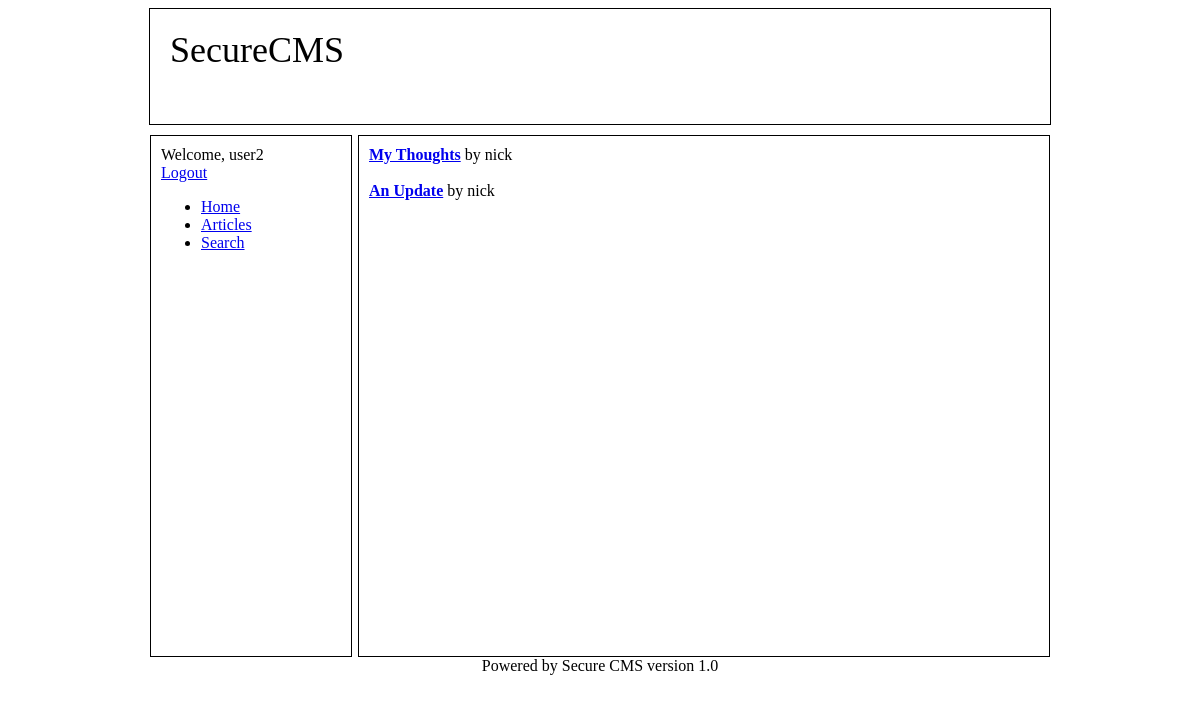
The page /index.php?page=articles (signed in) on the database its author committed.
### tables this page shows
CREATE TABLE `settings` (
  `site_name` varchar(64) NOT NULL,
  `welcome` blob NOT NULL
);

CREATE TABLE `article` (
  `id` int(11) NOT NULL AUTO_INCREMENT,
  `author_id` int(11) NOT NULL,
  `date` timestamp NOT NULL DEFAULT '0000-00-00 00:00:00' ON UPDATE CURRENT_TIMESTAMP,
  `title` varchar(128) NOT NULL,
  `content` blob NOT NULL,
  PRIMARY KEY (`id`)
);

CREATE TABLE `users` (
  `id` int(11) NOT NULL AUTO_INCREMENT,
  `user_name` varchar(64) NOT NULL,
  `password` varchar(64) NOT NULL,
  `join_date` timestamp NOT NULL DEFAULT '0000-00-00 00:00:00' ON UPDATE CURRENT_TIMESTAMP,
  `is_admin` tinyint(1) NOT NULL,
  `email` varchar(128) NOT NULL,
  PRIMARY KEY (`id`)
);

### articles.php (the view)
<?
$result = mysqli_query($con,"SELECT title,user_name,article.id as aid FROM article,users WHERE article.author_id=users.id");
while($row = mysqli_fetch_array($result)){
	echo "<b><a href='index.php?page=view_article&article_id=" . $row['aid'] . "'>" . $row['title'] . "</a></b> by " . $row['user_name'] . "<br/><br/>";
}
?>

### header.php (shortened to what this page needs)
<?
$host = "localhost";
$user = "root";
$pwd = "1";
$db = "SecureCMS";
$con=mysqli_connect($host,$user,$pwd,$db);
?>
<!DOCTYPE html PUBLIC "-//W3C//DTD XHTML 1.0 Transitional//EN" "http://www.w3.org/TR/xhtml1/DTD/xhtml1-transitional.dtd">
<html xmlns="http://www.w3.org/1999/xhtml">
<link rel="stylesheet" type="text/css" href="styles.css"/>
<head>
<?
$result = mysqli_query($con,"SELECT * FROM settings");
$site_name = "";
while($row = mysqli_fetch_array($result)){
    $site_name =  $row['site_name'];
}
?>
<div class="header"><? echo $site_name; ?></div>
</head>
<body>
<div class="bigcontainer">
<div class="sidebar">
  <? include "login.php" ?>
  <ul>
    <li><a href="index.php">Home</a></li>
    <li><a href="index.php?page=articles">Articles</a></li>
    <li><a href="index.php?page=search">Search</a></li>
  </ul>
</div>
<div class="container">

### styles.css (style rules this page uses)
.header { width:860px; margin-left:auto; margin-right:auto; height:75px; font-size:36px; margin-bottom:10px; position:relative; border-style:solid; border-width:1px; padding:20px; }
.sidebar { width:180px; height:100%; min-height:500px; border-style:solid; border-width:1px; float:left; position:relative; padding:10px; }
.container { width:670px; height:100%; min-height:500px; border-style:solid; border-width:1px; float:right; position:relative; padding:10px; }
.bigcontainer { width:900px; margin-left:auto; margin-right:auto; }

### rows shown on the page
settings: site_name "SecureCMS"
article: title "My Thoughts", author.user_name "nick"
article: title "An Update", author.user_name "nick"

### other values the page prints
$_SESSION['username'] "user2"
